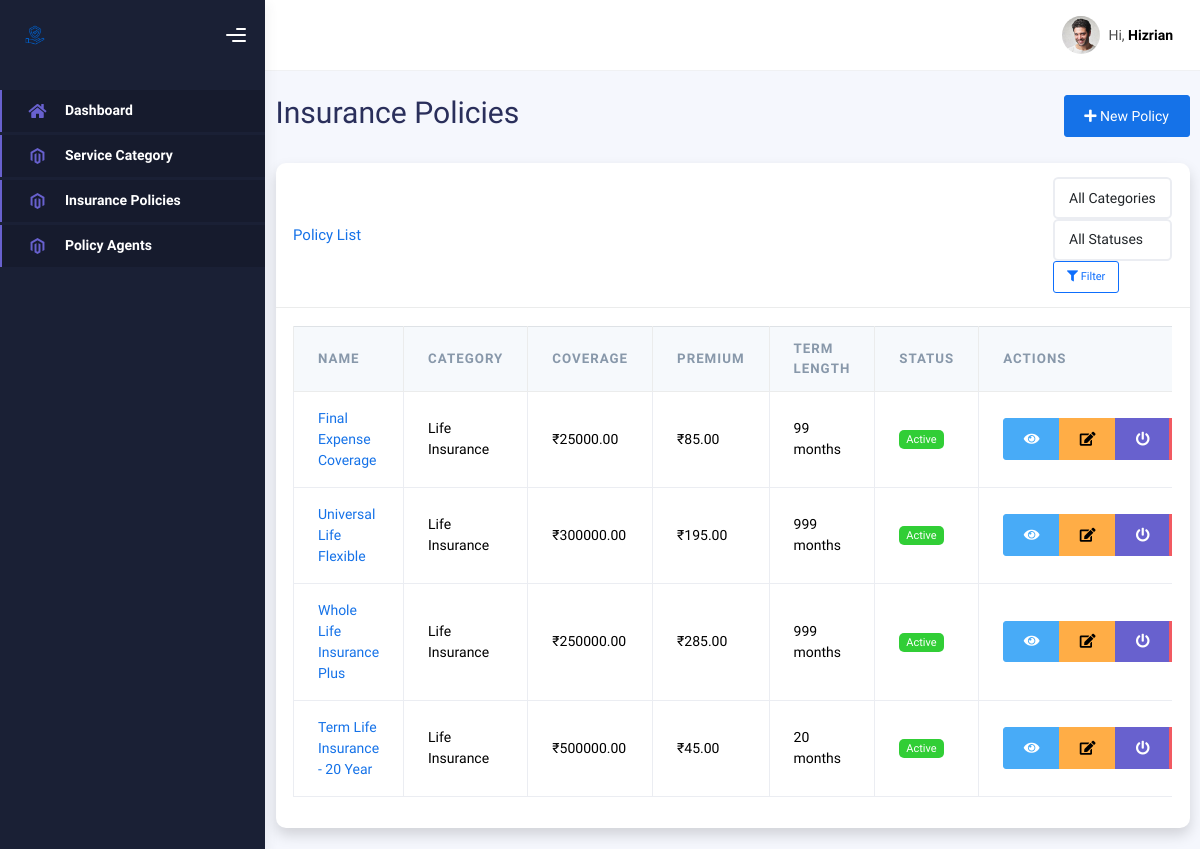
The page /policies/ on the database its author committed.
### web/models.py (models this page shows, shortened)
class InsurancePolicy(models.Model):
    POLICY_STATUS_CHOICES = [
        ('active', 'Active'),
        ('processed', 'Processed'),
        ('expired', 'Expired'),
        ('cancelled', 'Cancelled'),
        ('pending', 'Pending Approval')
    ]
    name = models.CharField(max_length=200)
    category = models.ForeignKey(InsuranceCategory, on_delete=models.CASCADE)
    description = models.TextField()
    coverage_amount = models.DecimalField(max_digits=12, decimal_places=2)
    premium_amount = models.DecimalField(max_digits=10, decimal_places=2)
    term_length = models.IntegerField(help_text="Term length in months")
    benefits = models.TextField()
    conditions = models.TextField()
    is_active = models.BooleanField(default=True)
    created_at = models.DateTimeField(auto_now_add=True)
    updated_at = models.DateTimeField(auto_now=True)
    class Meta:
        verbose_name_plural = "Insurance Policies"

class InsuranceCategory(models.Model):
    name = models.CharField(max_length=100)
    description = models.TextField()
    image = models.ImageField(upload_to='image')
    is_active = models.BooleanField(default=True)
    class Meta:
        verbose_name_plural = "Insurance Categories"

### web/views.py (the view)
# urls.py: path('policies/', InsurancePolicyListView.as_view(), name='policy_list'),
class InsurancePolicyListView(ListView):
    model = InsurancePolicy
    template_name = 'insurance/policy_list.html'
    context_object_name = 'policies'
    paginate_by = 10
    def get_queryset(self):
        queryset = super().get_queryset()
        category_id = self.request.GET.get('category')
        if category_id:
            queryset = queryset.filter(category_id=category_id)
        status = self.request.GET.get('status')
        if status:
            if status == 'active':
                queryset = queryset.filter(is_active=True)
            elif status == 'inactive':
                queryset = queryset.filter(is_active=False)
        return queryset.order_by('-created_at')

### web/context_processors.py (called while the page is built, shortened)
def notifications(request):
    return {
        'notifications': [],
        'unread_notifications_count': 0,
    }

### web/templates/insurance/policy_list.html (shortened to what this page needs)
{% extends 'admin/admin_base.html' %}
{% block content %}
<div class="container mt-4">
    <div class="d-flex justify-content-between align-items-center mb-4">
        <h1>Insurance Policies</h1>
        <a href="{% url 'policy_create' %}" class="btn btn-primary">
            <i class="fas fa-plus"></i> New Policy
        </a>
    </div>
    <div class="card shadow mb-4">
        <div class="card-header py-3 d-flex justify-content-between align-items-center">
            <h6 class="m-0 font-weight-bold text-primary">Policy List</h6>
            <div class="d-flex">
                <form method="get" class="form-inline">
                    <select name="category" class="form-control mr-2">
                        <option value="">All Categories</option>
                    </select>
                    <select name="status" class="form-control mr-2">
                        <option value="">All Statuses</option>
                    </select>
                    <button type="submit" class="btn btn-sm btn-outline-primary">
                        <i class="fas fa-filter"></i> Filter
                    </button>
                </form>
            </div>
        </div>
        <div class="card-body">
            {% if policies %}
                <div class="table-responsive">
                    <table class="table table-bordered table-hover" id="policyTable" width="100%" cellspacing="0">
                        <thead class="thead-light">
                            <tr>
                                <th>Name</th>
                                <th>Category</th>
                                <th>Coverage</th>
                                <th>Premium</th>
                                <th>Term Length</th>
                                <th>Status</th>
                                <th>Actions</th>
                            </tr>
                        </thead>
                        <tbody>
                            {% for policy in policies %}
                                <tr>
                                    <td>
                                        <a href="{% url 'policy_detail' policy.pk %}">
                                            {{ policy.name }}
                                        </a>
                                    </td>
                                    <td>{{ policy.category.name }}</td>
                                    <td>₹{{ policy.coverage_amount|floatformat:2 }}</td>
                                    <td>₹{{ policy.premium_amount|floatformat:2 }}</td>
                                    <td>{{ policy.term_length }} months</td>
                                    <td>
                                        {% if policy.is_active %}
                                            <span class="badge badge-success">Active</span>
                                        {% else %}
                                            <span class="badge badge-secondary">Inactive</span>
                                        {% endif %}
                                    </td>
                                    <td>
                                        <div class="btn-group btn-group-sm">
                                            <a href="{% url 'policy_detail' policy.pk %}" class="btn btn-info" title="View">
                                                <i class="fas fa-eye"></i>
                                            </a>
                                            <a href="{% url 'policy_edit' policy.pk %}" class="btn btn-warning" title="Edit">
                                                <i class="fas fa-edit"></i>
                                            </a>
                                            <a href="{% url 'policy_toggle_status' policy.pk %}" class="btn btn-{% if policy.is_active %}secondary{% else %}success{% endif %}" title="Toggle Status">
                                                <i class="fas fa-power-off"></i>
                                            </a>
                                            <a href="{% url 'policy_delete' policy.pk %}" class="btn btn-danger" title="Delete">
                                            </a>
                                        </div>
                                    </td>
                                </tr>
                            {% endfor %}
                        </tbody>
                    </table>
                </div>
            {% endif %}
        </div>
    </div>
</div>
{% endblock %}

### rows shown on the page
InsurancePolicy: name "Final Expense Coverage", category.name "Life Insurance", coverage_amount "25000.00", premium_amount "85.00", term_length "99", is_active "Active"
InsurancePolicy: name "Universal Life Flexible", category.name "Life Insurance", coverage_amount "300000.00", premium_amount "195.00", term_length "999", is_active "Active"
InsurancePolicy: name "Whole Life Insurance Plus", category.name "Life Insurance", coverage_amount "250000.00", premium_amount "285.00", term_length "999", is_active "Active"
InsurancePolicy: name "Term Life Insurance - 20 Year", category.name "Life Insurance", coverage_amount "500000.00", premium_amount "45.00", term_length "20", is_active "Active"
